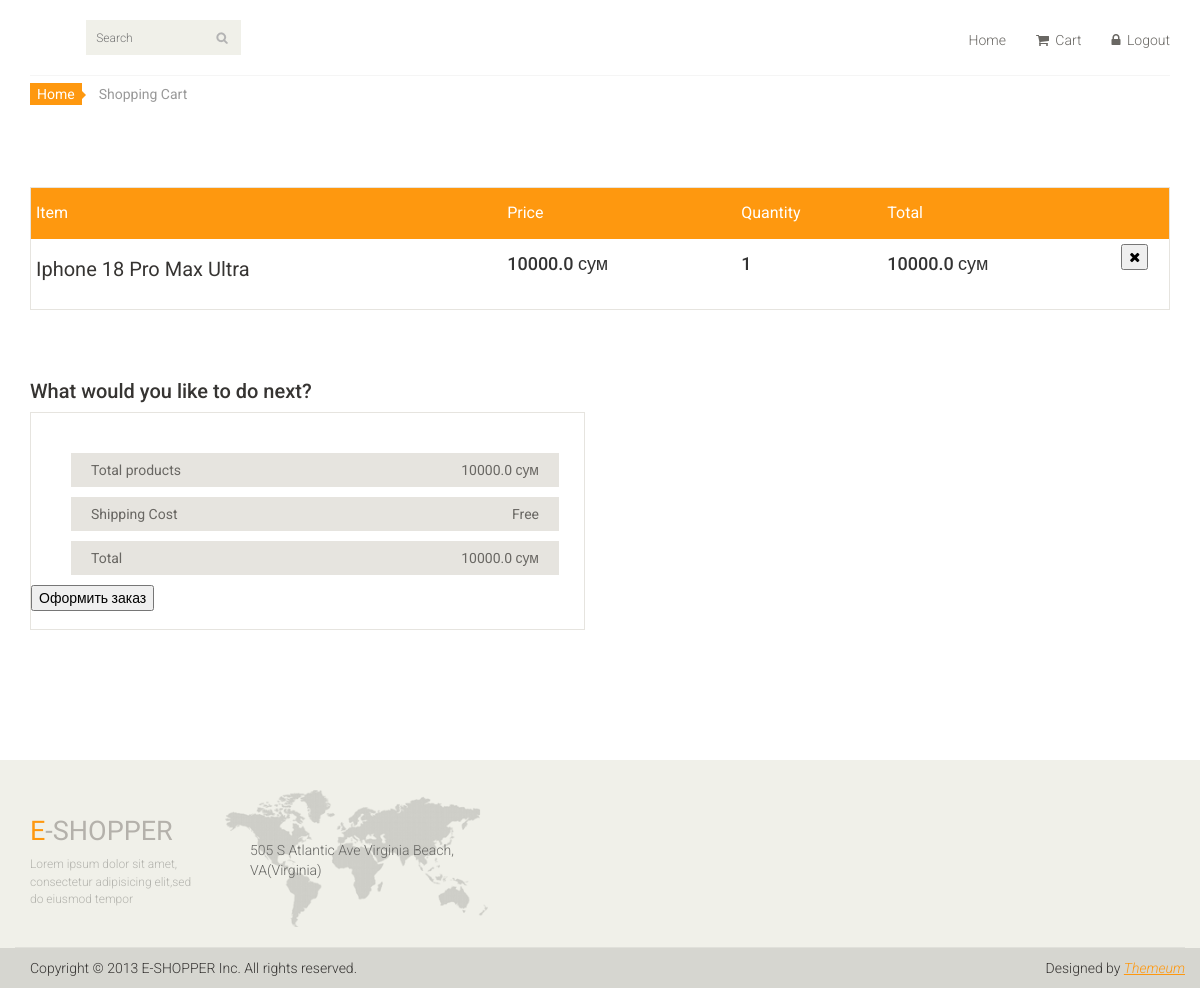
Page /basket (signed in) on the earlier database version.
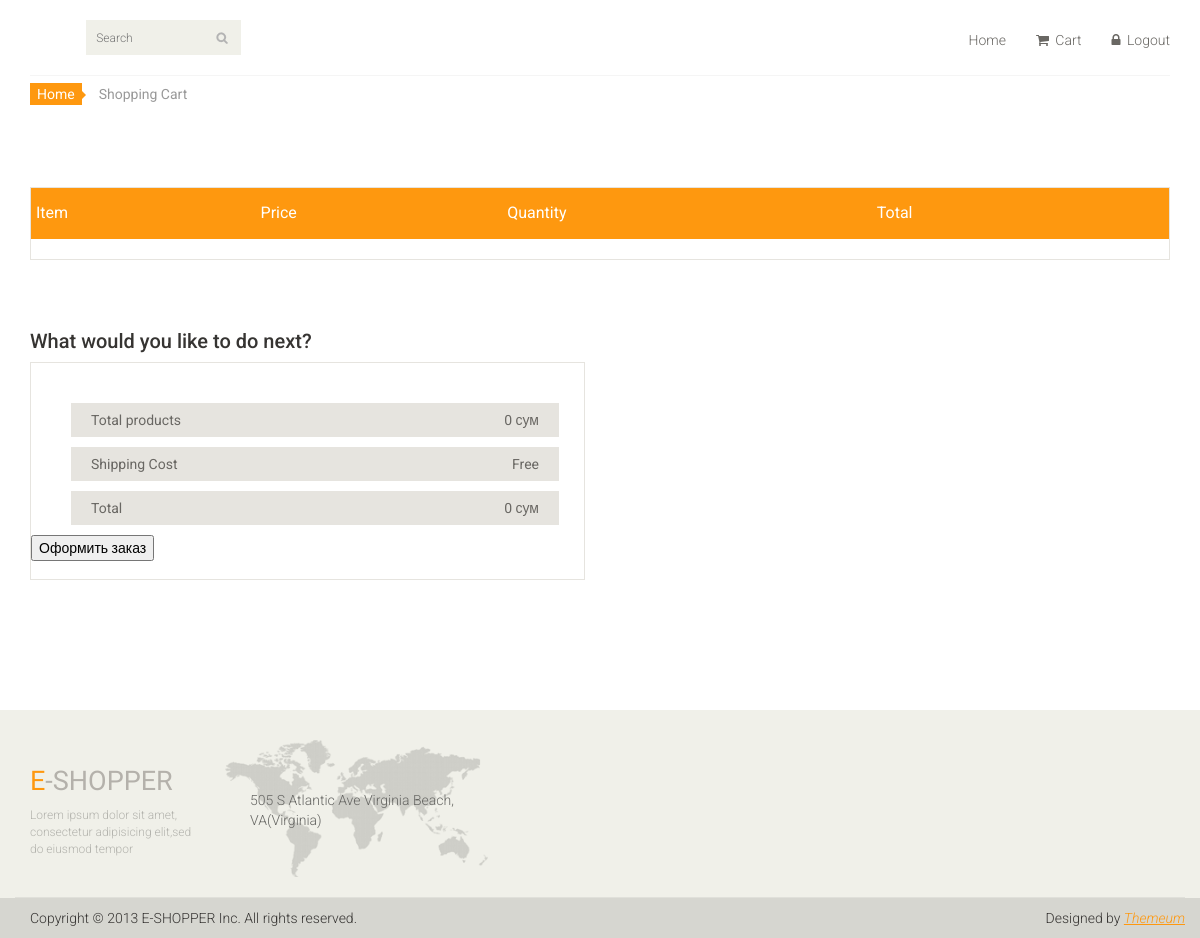
Same page on the later database version.
### main_page/models.py (models this page shows, shortened)
class Basket(models.Model):
    user_id = models.IntegerField()
    user_product = models.ForeignKey(Product, on_delete=models.CASCADE)
    user_product_quantity = models.IntegerField()
    total_for_product = models.FloatField()

class Product(models.Model):
    product_name = models.CharField(max_length=125) #Создаем категорию с именами
    product_count = models.IntegerField() #Создаем категорию с количеством
    product_price = models.FloatField() #Создаем категорию с ценой
    product_photo = models.ImageField(upload_to='media') #Создаем категорию с фото
    product_des = models.TextField() #Создаем категорию с описанием
    product_category = models.ForeignKey(Category, on_delete=models.CASCADE) #прописали вызов категории и удаление товара
    reg_date = models.DateTimeField(auto_now_add=True) #Создаем категорию с датой и временем
    def __str__(self):
        return self.product_name

### main_page/views.py (the view)
# urls.py: path('basket',views.get_Basket),
def get_Basket(request):
    basket = Basket.objects.filter(user_id = request.user.id)
    total = sum([i.total_for_product for i in basket])
    return render(request, 'user_cart.html', {'cart': basket, "total":total})

### main_page/templates/user_cart.html (shortened to what this page needs)
{% extends 'index.html' %}
{% block content %}
	<section id="cart_items">
		<div class="container">
			<div class="breadcrumbs">
				<ol class="breadcrumb">
				  <li><a href="/">Home</a></li>
				  <li class="active">Shopping Cart</li>
				</ol>
			</div>
			<div class="table-responsive cart_info">
				<table class="table table-condensed">
					<thead>
						<tr class="cart_menu">
							<td class="description">Item</td>
							<td class="price">Price</td>
							<td class="quantity">Quantity</td>
							<td class="total">Total</td>
							<td></td>
						</tr>
					</thead>
					<tbody>
					{% for i in cart %}
						<tr>
							<td class="cart_description">
								<h4><a href="/item/{{ i.user_product.id }}">{{ i.user_product }}</a></h4>
							</td>
							<td class="cart_price">
								<h4>{{ i.user_product.product_price }} сум</h4>
							</td>
							<td class="cart_quantity">
								<h4>{{ i.user_product_quantity }}</h4>
							</td>
							<td class="cart_total">
								<h4>{{ total }} сум</h4>
							</td>
							<td class="cart_delete">
								<form action="/del_item/{{ i.product.id }}" method="post">
									<button><i class="fa fa-times"></i></button>
								</form>
							</td>
						</tr>
					{% endfor %}
					</tbody>
				</table>
			</div>
		</div>
	</section>
	<section id="do_action">
		<div class="container">
			<div class="heading">
				<h3>What would you like to do next?</h3>
			</div>
			<div class="row">
				<div class="col-sm-6">
					<div class="total_area">
						<ul>
							<li>Total products <span>{{ total }} сум</span></li>
							<li>Shipping Cost <span>Free</span></li>
							<li>Total <span>{{ total }} сум</span></li>
						</ul>
							<form method="POST" action="/order">
								<button>Оформить заказ</button>
							</form>
					</div>
				</div>
			</div>
		</div>
	</section>
{% endblock content %}

Differences in the rows shown:
removed Basket: user_product "Iphone 18 Pro Max Ultra", user_product.product_price "10000.0", user_product_quantity "1", total_for_product "10000.0"
Other differences:
{{ total }}: "10000.0" → "0"
